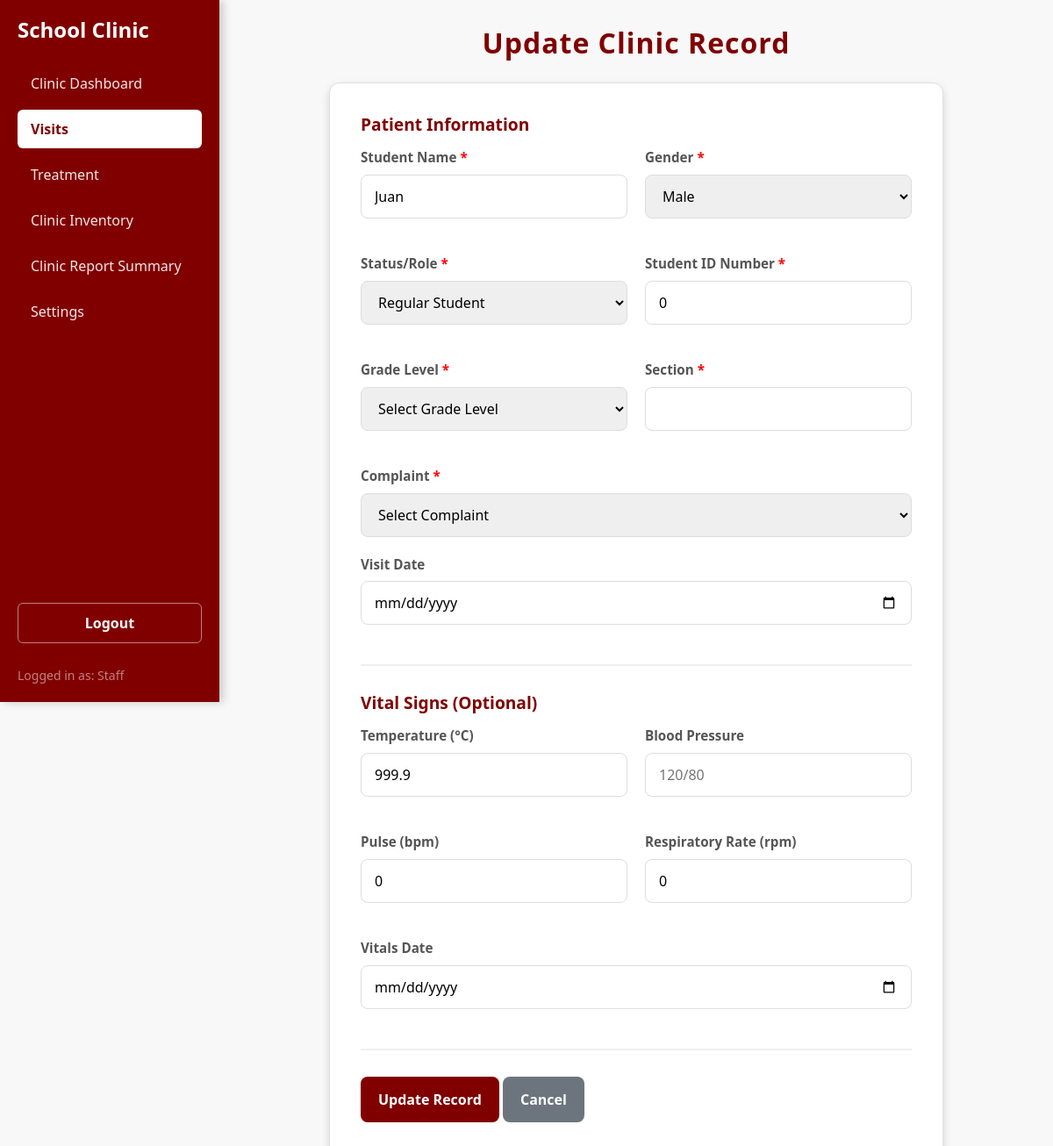
The page /studentRecords/update.php?id=2 (signed in) on the database as committed earlier.
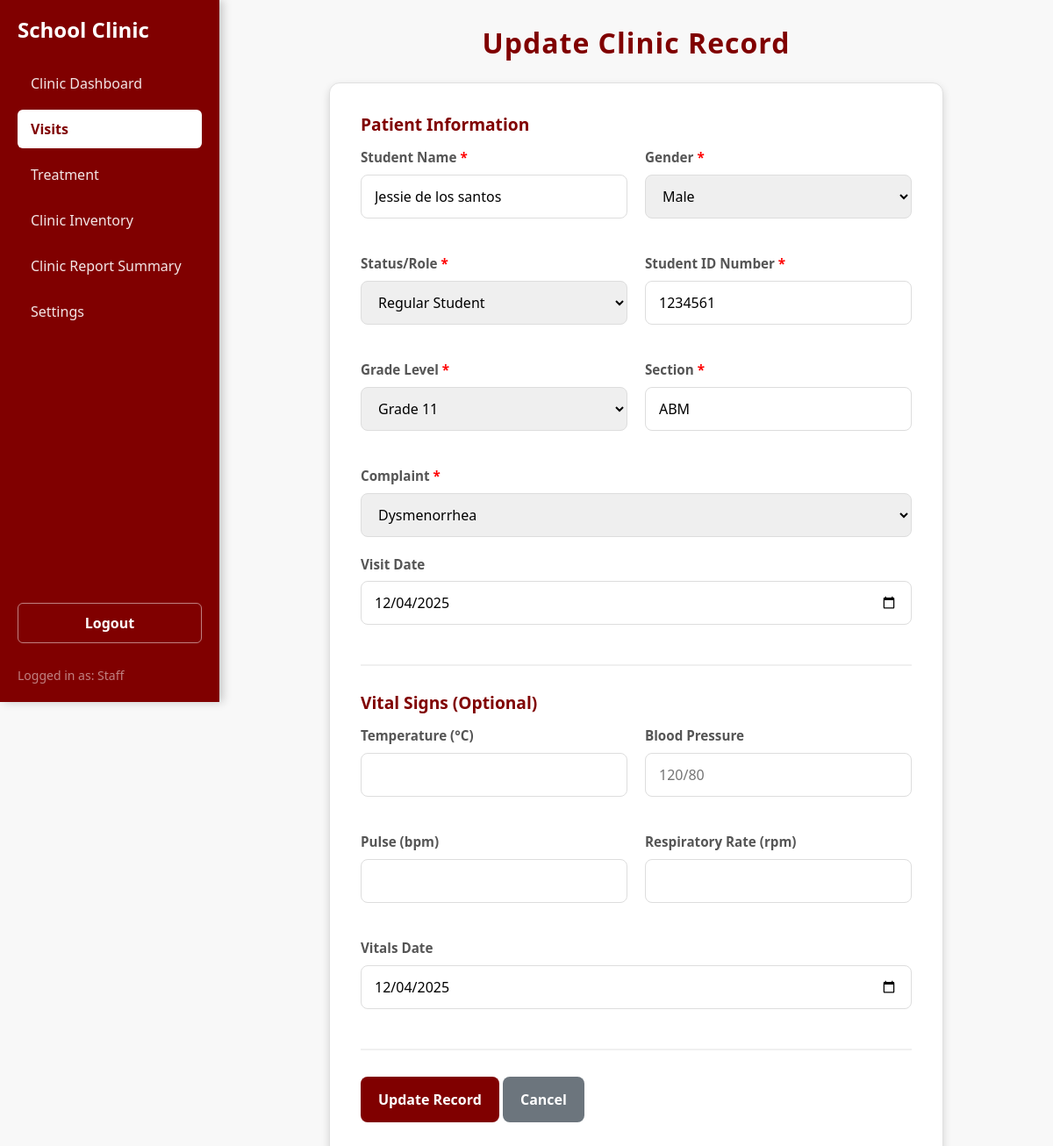
The same page on the database as committed later.
### tables this page shows
CREATE TABLE `studentrecord` (
  `ID` int(11) NOT NULL,
  `name` varchar(32) NOT NULL,
  `idNum` int(11) NOT NULL,
  `gender` varchar(10) DEFAULT NULL,
  `role` varchar(50) NOT NULL DEFAULT 'Student',
  `department` varchar(30) NOT NULL,
  `section` varchar(50) DEFAULT NULL,
  `complaint` varchar(255) NOT NULL,
  `visitDate` date NOT NULL
);

### studentRecords/oop.php (called while the page is built, shortened)
<?php
class oop_class {
    private $conn;
    function __construct(){
        try {
            $connection = "mysql:host=" . SERVER . ";dbname=" . DBNAME . ";charset=utf8";
            $this->conn = new PDO($connection, USER, PASS);
            $this->conn->setAttribute(PDO::ATTR_ERRMODE, PDO::ERRMODE_EXCEPTION);
        } catch (PDOException $e) {
            echo "<script>alert('Connection Failed');</script>";
        }
    }
    public function show_update_data_with_vitals($ID){
        $select = "SELECT
            sr.*,
            sv.temperature,
            sv.bloodPressure,
            sv.pulse,
            sv.respiratoryRate,
            sv.vitalDate
        FROM studentrecord sr
        LEFT JOIN student_vitals sv ON sr.ID = sv.studentID
            AND sv.vitalDate = (
                SELECT MAX(vitalDate)
                FROM student_vitals sv2
                WHERE sv2.studentID = sr.ID
            )
        WHERE sr.ID = :id";
        $stmt = $this->conn->prepare($select);
        $stmt->execute([':id' => $ID]);
        return $stmt->fetch(PDO::FETCH_ASSOC);
    }
}
?>

### studentRecords/update.php (the view, shortened to what the changed rows need)
<?php
include "oop.php";
$oop = new oop_class();
include '../sidebar/sidebar.php';
$show_update_data = null;
if (isset($_GET['id'])) {
    $ID = $_GET['id'];
    $show_update_data = $oop->show_update_data_with_vitals($ID);
}
?>
<!DOCTYPE html>
<html lang="en">
<head>
</head>
<body>
<div class="main-content">
<h2>Update Clinic Record</h2>
<?php if (!empty($show_update_data)):
$row = $show_update_data;
?>
<div class="form-container">
<form method="POST">
<div class="form-section">
    <h3>Patient Information</h3>
<div class="form-row">
    <div class="form-group">
        <label class="required-label">Student Name</label>
        <input type="text" name="name" value="<?= htmlspecialchars($row['name']) ?>" required>
</div>
        <div class="form-group">
                <label for="gender" id="genderLabel">Gender</label>
                <select name="gender" id="gender">
                <option value="Male" <?= $row['gender']=='Male'?'selected':'' ?>>Male</option>
</select>
</div>
    </div>
    <div class="form-row">
            <div class="form-group">
                <label for="role" class="required-label">Status/Role</label>
                <select name="role" id="role" required>
                    <option value="Student" <?= $row['role']=='Student'?'selected':'' ?>>Regular Student</option>
                </select>
            </div>
                <div class="form-group">
            <label id="idNumLabel">Student ID Number</label>
                <input type="text" name="idNum" id="idNum" value="<?= htmlspecialchars($row['idNum']) ?>">
            </div>
        </div>
            <div class="form-row" id="gradeSectionRow">
            <div class="form-group">
                <label id="gradeLabel">Grade Level</label>
                <select name="department" id="department">
                    <option value="">Select Grade Level</option>
                    <?php
                    foreach(["Grade 7","Grade 8","Grade 9","Grade 10","Grade 11","Grade 12"] as $grade) {
                        echo "<option value='$grade' ".($row['department']==$grade?'selected':'').">$grade</option>";
                    }
                    ?>
            </select>
            </div>
            <div class="form-group">
                <label id="sectionLabel">Section</label>
                <input type="text" name="section" id="section" value="<?= htmlspecialchars($row['section']) ?>">
            </div>
        </div>
        <div class="form-group">
            <label class="required-label">Complaint</label>
            <select name="complaint" required>
                <option value="">Select Complaint</option>
                <?php
                $complaints = [
                    "Fever","Stomach ache","Dysmenorrhea","Headache","Sore throat","Cough", "Colds",
                    "Minor injuries (sprains, cuts, bruises)","Dizziness","Fainting","Toothache",
                    "Allergy","Strep throat","Pink eye (conjunctivitis)","Hyperacidity",
                    "Nosebleeds","Chickenpox","Hand, foot, and mouth disease"
                ];
                foreach($complaints as $c){
                     echo "<option value='$c' ".($row['complaint']==$c?'selected':'').">$c</option>";
                }
                ?>
            </select>
        </div>
        <div class="form-group">
            <label>Visit Date</label>
            <input type="date" name="visitDate" value="<?= $row['visitDate'] ?>" required>
        </div>
    </div>
        <div class="form-section">
        <h3>Vital Signs (Optional)</h3>
        <div class="form-row">
            <div class="form-group">
                <label>Temperature (°C)</label>
                <input type="number" step="0.1" name="temperature" value="<?= $row['temperature'] ?>" min="30" max="42">
            </div>
            <div class="form-group">
                <label>Blood Pressure</label>
                <input type="text" name="bloodPressure" value="<?= $row['bloodPressure'] ?>" placeholder="120/80">
            </div>
        </div>
        <div class="form-row">
            <div class="form-group">
                <label>Pulse (bpm)</label>
            <input type="number" name="pulse" value="<?= $row['pulse'] ?>" min="40" max="200">
            </div>
            <div class="form-group">
                <label>Respiratory Rate (rpm)</label>
                <input type="number" name="respiratoryRate" value="<?= $row['respiratoryRate'] ?>" min="10" max="40">
            </div>
    </div>
        <div class="form-group">
            <label>Vitals Date</label>
            <input type="date" name="vitalDate" value="<?= $row['vitalDate'] ?: date('Y-m-d') ?>">
        </div>
    </div>
    <div class="button-group">
        <button type="submit" name="enter" class="btn btn-update">Update Record</button>
        <a href="index.php" class="btn btn-cancel">Cancel</a>
    </div>
</form>
</div>
<?php endif; ?>
</div>
</body>
</html>

Rows that differ between the two databases and show on the page:
changed studentrecord "Male": name "Juan" → "Jessie de los santos"; idNum "0" → "1234561"; department (not shown) → "Grade 11"; section (not shown) → "ABM"; complaint (not shown) → "Dysmenorrhea"; visitDate (not shown) → "12/04/2025"
Other text that changed with them:
form field temperature: "999.9" → (not shown)
form field pulse: "0" → (not shown)
form field respiratoryRate: "0" → (not shown)
form field vitalDate: (not shown) → "12/04/2025"
form field department: "Select Grade Level" → (not shown)
form field complaint: "Select Complaint" → (not shown)
